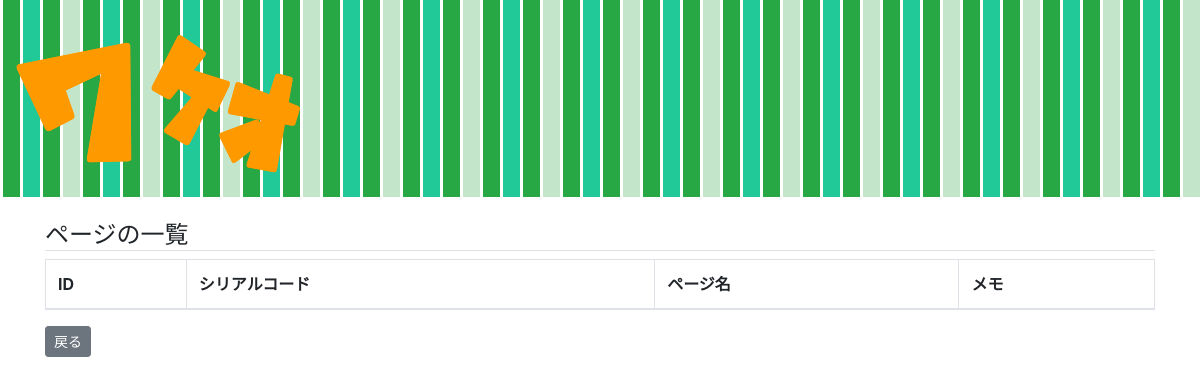
The app's page /cms/page/, older data.
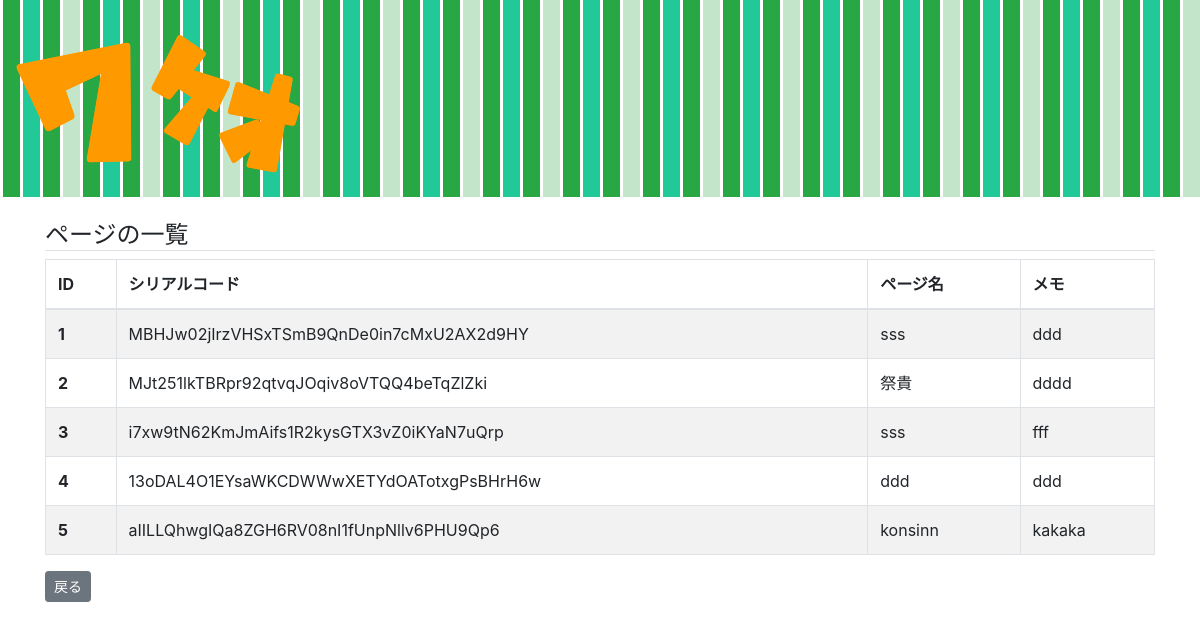
The same page, newer data.
### cms/models.py (models this page shows, shortened)
class Page(models.Model):
    name = models.CharField('ページ名', max_length=255)
    serialcd = models.CharField('シリアルコード', max_length=255)
    memo = models.CharField('メモ', max_length=255, blank=True)

### cms/views.py (the view)
# urls.py: path('page/', views.page_list, name='page_list'),
def page_list(request):
    pages = Page.objects.all().order_by('id')
    return render(request, 'cms/page_list.html',
                  {'pages': pages})

### cms/templates/cms/page_list.html (shortened to what this page needs)
{% extends "cms/base.html" %}
{% block content %}
    <h4 class="mt-4 border-bottom">ページの一覧</h4>
    <table class="table table-striped table-bordered">
        <thead>
            <tr>
                <th scope="col">ID</th>
                <th scope="col">シリアルコード</th>
                <th scope="col">ページ名</th>
                <th scope="col">メモ</th>
            </tr>
        </thead>
        <tbody>
            {% for page in pages %}
            <tr>
                <th scope="row">{{ page.id }}</th>
                <td>{{ page.serialcd }}</td>
                <td>{{ page.name }}</td>
                <td>{{ page.memo }}</td>
            </tr>
            {% endfor %}
        </tbody>
    </table>
    <a href="{% url 'cms:page_create' %}" class="btn btn-secondary btn-sm">戻る</a>
{% endblock content %}

### cms/templates/cms/base.html (shortened to what this page needs)
{% load i18n static %}
<!DOCTYPE html>{% get_current_language as LANGAGE_CODE %}
<html lang="{{ LANGAGE_CODE|default:"en-us" }}">
<head>
    <link rel="stylesheet" href="{% static 'cms/css/bootstrap.min.css' %}">
    <link rel="stylesheet" type="text/css" href="{% static 'cms/css/wakeo.css' %}">
</head>
<body>
    <div class="title">
        <img class="header-logo-img" src="{% static 'cms/img/title.png' %}" >
    </div>
    <div class="container">
        {% block content %}{% endblock %}
    </div>
</body>
</html>

### cms/static/cms/css/wakeo.css (style rules this page uses)
.title img { padding:1em; }
.title { width: 100%; background: linear-gradient(90deg, #ffffff 0.2em, transparent 0), linear-gradient(90deg, #28a745 50%, transparent 0), linear-gradient(90deg, #20c997 50%, #c3e6cb 0); background-size: 20px,40px,80px; }

Row changes from the older to the newer data that the page shows:
added Page: id "1", serialcd "MBHJw02jIrzVHSxTSmB9QnDe0in7cMxU2AX2d9HY", name "sss", memo "ddd"
added Page: id "2", serialcd "MJt251lkTBRpr92qtvqJOqiv8oVTQQ4beTqZlZki", name "祭貴", memo "dddd"
added Page: id "3", serialcd "i7xw9tN62KmJmAifs1R2kysGTX3vZ0iKYaN7uQrp", name "sss", memo "fff"
added Page: id "4", serialcd "13oDAL4O1EYsaWKCDWWwXETYdOATotxgPsBHrH6w", name "ddd", memo "ddd"
added Page: id "5", serialcd "aIILLQhwgIQa8ZGH6RV08nI1fUnpNllv6PHU9Qp6", name "konsinn", memo "kakaka"
